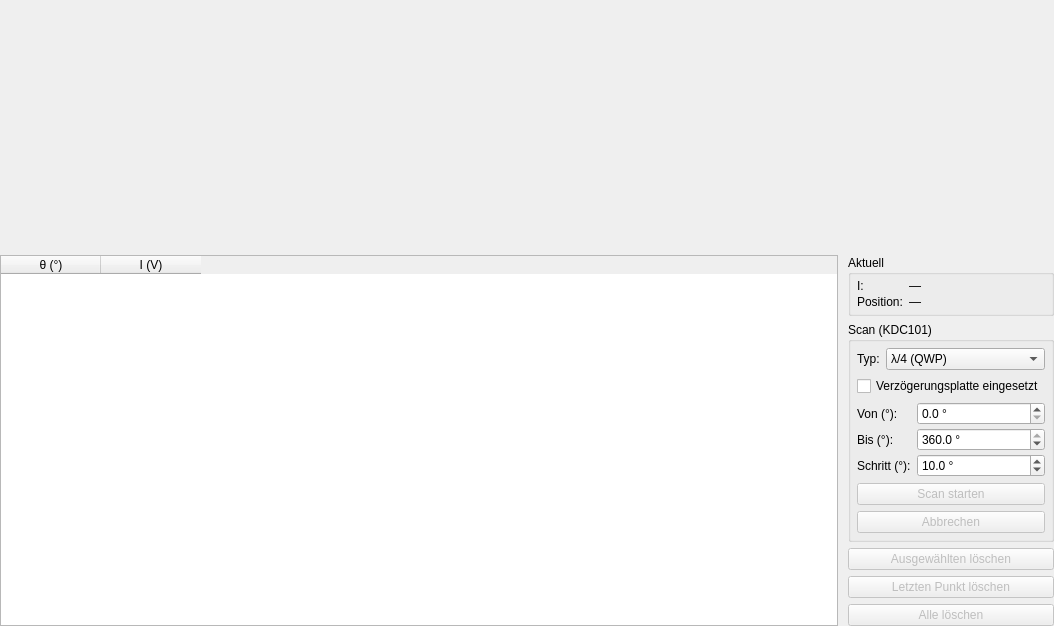
<?xml version="1.0" encoding="UTF-8"?>
<ui version="4.0">
 <class>WaveplateTab</class>
 <widget class="QWidget" name="WaveplateTab">
  <property name="geometry">
   <rect>
    <x>0</x>
    <y>0</y>
    <width>1054</width>
    <height>626</height>
   </rect>
  </property>
  <layout class="QGridLayout" name="gridLayout" rowstretch="2,1" columnstretch="2,0">
   <property name="leftMargin">
    <number>0</number>
   </property>
   <property name="topMargin">
    <number>10</number>
   </property>
   <property name="rightMargin">
    <number>0</number>
   </property>
   <property name="bottomMargin">
    <number>0</number>
   </property>
   <item row="1" column="0">
    <widget class="QTableWidget" name="pointsTable">
     <property name="minimumSize">
      <size>
       <width>0</width>
       <height>120</height>
      </size>
     </property>
     <property name="editTriggers">
      <set>QAbstractItemView::EditTrigger::NoEditTriggers</set>
     </property>
     <property name="selectionMode">
      <enum>QAbstractItemView::SelectionMode::SingleSelection</enum>
     </property>
     <property name="selectionBehavior">
      <enum>QAbstractItemView::SelectionBehavior::SelectRows</enum>
     </property>
     <attribute name="verticalHeaderVisible">
      <bool>false</bool>
     </attribute>
     <column>
      <property name="text">
       <string>θ (°)</string>
      </property>
     </column>
     <column>
      <property name="text">
       <string>I (V)</string>
      </property>
     </column>
    </widget>
   </item>
   <item row="1" column="1">
    <layout class="QVBoxLayout" name="rightLayout">
     <property name="spacing">
      <number>6</number>
     </property>
     <property name="leftMargin">
      <number>4</number>
     </property>
     <property name="topMargin">
      <number>0</number>
     </property>
     <property name="rightMargin">
      <number>0</number>
     </property>
     <property name="bottomMargin">
      <number>0</number>
     </property>
     <item>
      <widget class="QGroupBox" name="gbLive">
       <property name="title">
        <string>Aktuell</string>
       </property>
       <layout class="QFormLayout" name="formLive">
        <property name="verticalSpacing">
         <number>2</number>
        </property>
        <property name="leftMargin">
         <number>6</number>
        </property>
        <property name="topMargin">
         <number>4</number>
        </property>
        <property name="rightMargin">
         <number>6</number>
        </property>
        <property name="bottomMargin">
         <number>4</number>
        </property>
        <item row="0" column="0">
         <widget class="QLabel" name="lblLiveIntensityLabel">
          <property name="text">
           <string>I:</string>
          </property>
         </widget>
        </item>
        <item row="0" column="1">
         <widget class="QLabel" name="lblLiveIntensity">
          <property name="text">
           <string>—</string>
          </property>
         </widget>
        </item>
        <item row="1" column="0">
         <widget class="QLabel" name="lblKDCPositionLabel">
          <property name="text">
           <string>Position:</string>
          </property>
         </widget>
        </item>
        <item row="1" column="1">
         <widget class="QLabel" name="lblKDCPosition">
          <property name="text">
           <string>—</string>
          </property>
         </widget>
        </item>
       </layout>
      </widget>
     </item>
     <item>
      <widget class="QGroupBox" name="gbSweep">
       <property name="title">
        <string>Scan (KDC101)</string>
       </property>
       <layout class="QVBoxLayout" name="vboxSweep">
        <property name="leftMargin">
         <number>6</number>
        </property>
        <property name="topMargin">
         <number>6</number>
        </property>
        <property name="rightMargin">
         <number>6</number>
        </property>
        <property name="bottomMargin">
         <number>6</number>
        </property>
        <item>
         <layout class="QFormLayout" name="formWaveplateType">
          <item row="0" column="0">
           <widget class="QLabel" name="lblWaveplateType">
            <property name="text">
             <string>Typ:</string>
            </property>
           </widget>
          </item>
          <item row="0" column="1">
           <widget class="QComboBox" name="cmbWaveplateType">
            <item>
             <property name="text">
              <string>λ/4 (QWP)</string>
             </property>
            </item>
            <item>
             <property name="text">
              <string>λ/2 (HWP)</string>
             </property>
            </item>
           </widget>
          </item>
         </layout>
        </item>
        <item>
         <widget class="QCheckBox" name="cbWaveplatePlaced">
          <property name="toolTip">
           <string>Bestätigen, dass die Verzögerungsplatte im Strahlengang eingesetzt ist</string>
          </property>
          <property name="text">
           <string>Verzögerungsplatte eingesetzt</string>
          </property>
         </widget>
        </item>
        <item>
         <layout class="QFormLayout" name="formSweepParams">
          <property name="verticalSpacing">
           <number>3</number>
          </property>
          <item row="0" column="0">
           <widget class="QLabel" name="lblSweepStart">
            <property name="text">
             <string>Von (°):</string>
            </property>
           </widget>
          </item>
          <item row="0" column="1">
           <widget class="QDoubleSpinBox" name="spinSweepStart">
            <property name="suffix">
             <string> °</string>
            </property>
            <property name="decimals">
             <number>1</number>
            </property>
            <property name="minimum">
             <double>0.000000000000000</double>
            </property>
            <property name="maximum">
             <double>360.000000000000000</double>
            </property>
            <property name="value">
             <double>0.000000000000000</double>
            </property>
           </widget>
          </item>
          <item row="1" column="0">
           <widget class="QLabel" name="lblSweepEnd">
            <property name="text">
             <string>Bis (°):</string>
            </property>
           </widget>
          </item>
          <item row="1" column="1">
           <widget class="QDoubleSpinBox" name="spinSweepEnd">
            <property name="suffix">
             <string> °</string>
            </property>
            <property name="decimals">
             <number>1</number>
            </property>
            <property name="minimum">
             <double>0.000000000000000</double>
            </property>
            <property name="maximum">
             <double>360.000000000000000</double>
            </property>
            <property name="value">
             <double>360.000000000000000</double>
            </property>
           </widget>
          </item>
          <item row="2" column="0">
           <widget class="QLabel" name="lblSweepStep">
            <property name="text">
             <string>Schritt (°):</string>
            </property>
           </widget>
          </item>
          <item row="2" column="1">
           <widget class="QDoubleSpinBox" name="spinSweepStep">
            <property name="suffix">
             <string> °</string>
            </property>
            <property name="decimals">
             <number>1</number>
            </property>
            <property name="minimum">
             <double>0.100000000000000</double>
            </property>
            <property name="maximum">
             <double>90.000000000000000</double>
            </property>
            <property name="singleStep">
             <double>0.500000000000000</double>
            </property>
            <property name="value">
             <double>10.000000000000000</double>
            </property>
           </widget>
          </item>
         </layout>
        </item>
        <item>
         <widget class="QPushButton" name="btnStartSweep">
          <property name="enabled">
           <bool>false</bool>
          </property>
          <property name="toolTip">
           <string>Home und automatischen Scan starten</string>
          </property>
          <property name="text">
           <string>Scan starten</string>
          </property>
         </widget>
        </item>
        <item>
         <widget class="QPushButton" name="btnAbortSweep">
          <property name="enabled">
           <bool>false</bool>
          </property>
          <property name="text">
           <string>Abbrechen</string>
          </property>
         </widget>
        </item>
       </layout>
      </widget>
     </item>
     <item>
      <spacer name="verticalSpacer">
       <property name="orientation">
        <enum>Qt::Orientation::Vertical</enum>
       </property>
       <property name="sizeType">
        <enum>QSizePolicy::Policy::Expanding</enum>
       </property>
       <property name="sizeHint" stdset="0">
        <size>
         <width>20</width>
         <height>10</height>
        </size>
       </property>
      </spacer>
     </item>
     <item>
      <widget class="QPushButton" name="btnDeleteSelected">
       <property name="enabled">
        <bool>false</bool>
       </property>
       <property name="toolTip">
        <string>Markierten Punkt aus der Kurve löschen</string>
       </property>
       <property name="text">
        <string>Ausgewählten löschen</string>
       </property>
      </widget>
     </item>
     <item>
      <widget class="QPushButton" name="btnDeleteLast">
       <property name="enabled">
        <bool>false</bool>
       </property>
       <property name="text">
        <string>Letzten Punkt löschen</string>
       </property>
      </widget>
     </item>
     <item>
      <widget class="QPushButton" name="btnClear">
       <property name="enabled">
        <bool>false</bool>
       </property>
       <property name="text">
        <string>Alle löschen</string>
       </property>
      </widget>
     </item>
    </layout>
   </item>
   <item row="0" column="0" colspan="2">
    <widget class="MalusCurvePlot" name="intensityCurvePlot" native="true"/>
   </item>
  </layout>
 </widget>
 <customwidgets>
  <customwidget>
   <class>MalusCurvePlot</class>
   <extends>QWidget</extends>
   <header>polarisation_ui.ui.widgets.malus_curve_plot</header>
  </customwidget>
 </customwidgets>
 <resources/>
 <connections/>
</ui>
